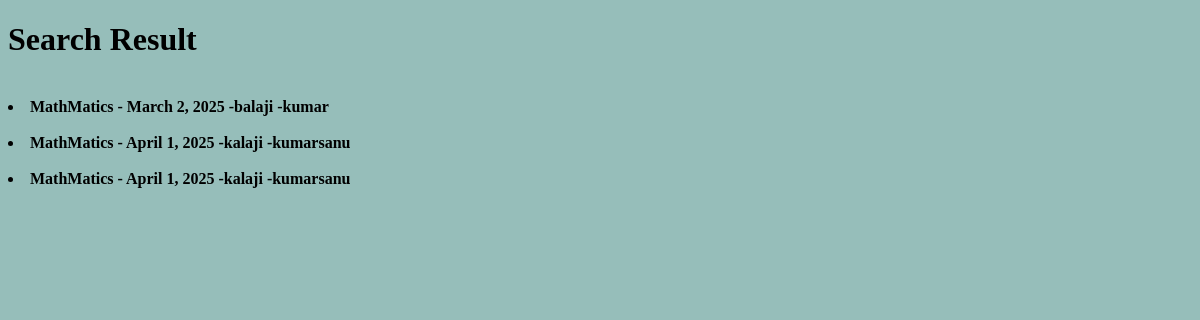
The app's page /search/, older data.
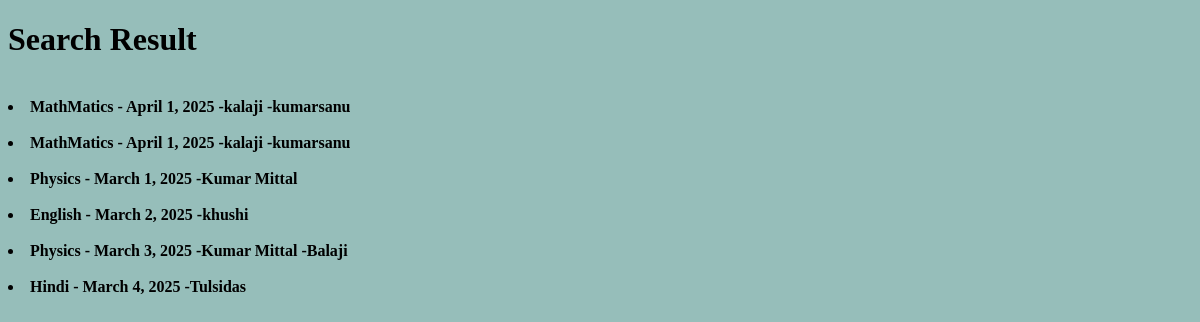
The same page, newer data.
### library/models.py (models this page shows, shortened)
class Book(models.Model):
    book_name=models.CharField(max_length=200)
    authors=models.ManyToManyField(Author)
    publish_year=models.DateField(null=True, blank=True)
    book_cate=models.CharField(max_length=200,null=True, blank=True)
    book_rating=models.FloatField(validators=[MinValueValidator(0),MaxValueValidator(5)],default=0.0)
    total_copies = models.PositiveIntegerField(default=1)
    available_copies = models.PositiveIntegerField(default=1)

class Author(models.Model):
    author_name=models.CharField(max_length=70)

### library/views.py (the view)
# urls.py: path('search/',views.book_search,name="searchbook"),
def book_search(request):
    query=request.GET.get('q','')
    books=Book.objects.all()
    if query:
        books=Book.objects.filter(Q(book_name__icontains=query) |
                                  Q(authors__author_name__icontains=query) |
                                  Q(publish_year__icontains=query))
    return render(request,'book_search.html',{'books':books,'query':query})

### library/templates/book_search.html (shortened to what this page needs)
<!DOCTYPE html>
<html lang="en">
<head>
</head>
<body>
    <h1> Search Result  {{query}} </h1>
    <strong>{% for book in books %}<br>
    <li>{{book.book_name}}
        - {{book.publish_year}}
        {% for auth in book.authors.all %}
        -{{auth.author_name}}
        {%  endfor %}
    </li>
    {% empty %}
    <li>No books</li>
    {% endfor %}</strong>
</body>
</html>

Row changes from the older to the newer data that the page shows:
removed Book: book_name "MathMatics", publish_year "March 2, 2025"
no longer on this page (row unchanged): Author: author_name "balaji", shown under "MathMatics"
no longer on this page (row unchanged): Author: author_name "kumar", shown under "MathMatics"
added Book: book_name "Physics", publish_year "March 1, 2025"
now on this page (row unchanged): Author: author_name "Kumar Mittal"
added Book: book_name "English", publish_year "March 2, 2025"
added Author: author_name "khushi", shown under "English"
added Book: book_name "Physics", publish_year "March 3, 2025"
added Author: author_name "Balaji", shown under "Physics"
added Book: book_name "Hindi", publish_year "March 4, 2025"
added Author: author_name "Tulsidas", shown under "Hindi"
